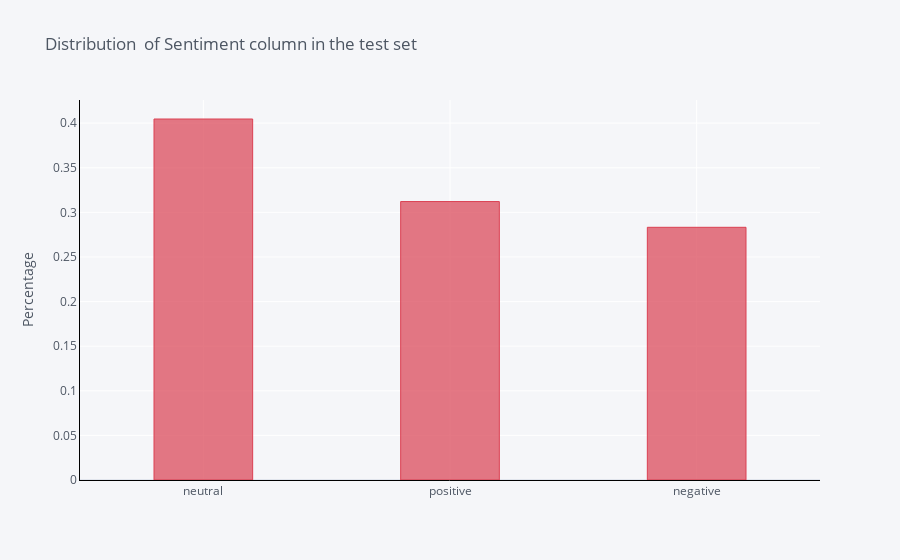

Notebook cell for this chart:
### Markdown cell above
It would be interesting to see if the distribution is also same in the test set.

### Code cell
test['sentiment'].value_counts(normalize=True).iplot(kind='bar',
                                                      yTitle='Percentage', 
                                                      linecolor='black', 
                                                      opacity=0.7,
                                                      color='red',
                                                      theme='pearl',
                                                      bargap=0.6,
                                                      gridcolor='white',
                                                      title='Distribution  of Sentiment column in the test set')

### Figure 1 — Plotly figure (JSON) as saved in the notebook; plotly's stock layout.template omitted (floating-point values rounded to 4 significant figures)
{"data": [{"marker": {"color": "rgba(219, 64, 82, 0.7)", "line": {"color": "rgba(219, 64, 82, 1.0)", "width": 1}}, "name": "sentiment", "orientation": "v", "text": "", "type": "bar", "x": ["neutral", "positive", "negative"], "y": [0.4046, 0.3121, 0.2832]}], "layout": {"bargap": 0.6, "legend": {"bgcolor": "#F5F6F9", "font": {"color": "#4D5663"}}, "paper_bgcolor": "#F5F6F9", "plot_bgcolor": "#F5F6F9", "title": {"font": {"color": "#4D5663"}, "text": "Distribution  of Sentiment column in the test set"}, "xaxis": {"gridcolor": "white", "linecolor": "black", "showgrid": true, "tickfont": {"color": "#4D5663"}, "title": {"font": {"color": "#4D5663"}, "text": ""}, "zerolinecolor": "#E1E5ED"}, "yaxis": {"gridcolor": "white", "linecolor": "black", "showgrid": true, "tickfont": {"color": "#4D5663"}, "title": {"font": {"color": "#4D5663"}, "text": "Percentage"}, "zerolinecolor": "#E1E5ED"}}}
